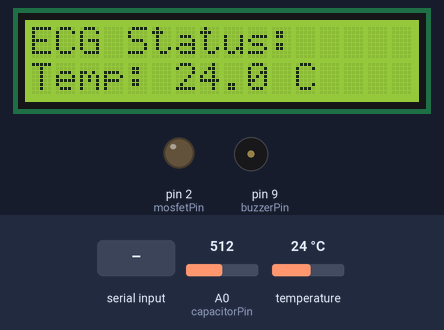
This sketch was run on a simulated Arduino Uno, built with avr-gcc and run on an emulated ATmega328P. On the bench: 16×2 character LCD, output pins drawn as LEDs (lit = HIGH), buzzer (waves = sounding, pin HIGH). The test bench sets the inputs (shaded band); at power-on: temperature 24 °C, A0 (capacitorPin) = 512. What the sketch prints to the serial monitor is not drawn.

Above: at 3.4 s.
3.5 s: "BPM\n" received over Serial
At 7.3 s:
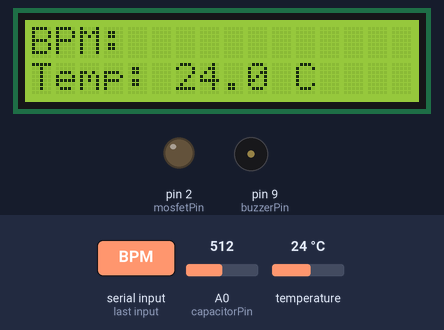
8.0 s: "CAPACITOR_CONTROL\n" received over Serial
At 11.0 s:
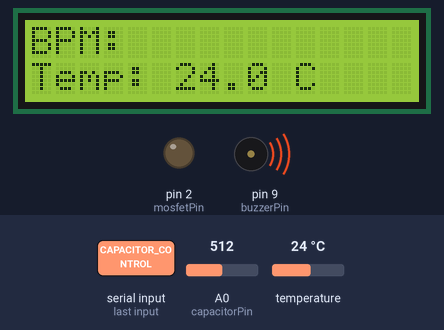
11.3 s: temperature set to 12 °C
At 16.9 s:
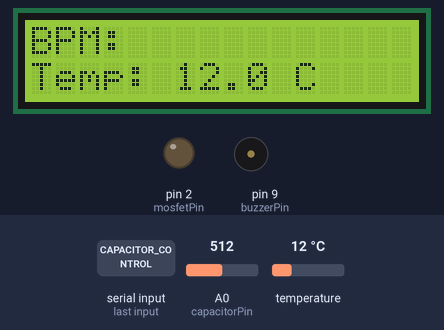
17.0 s: temperature set to 19 °C
At 18.8 s:
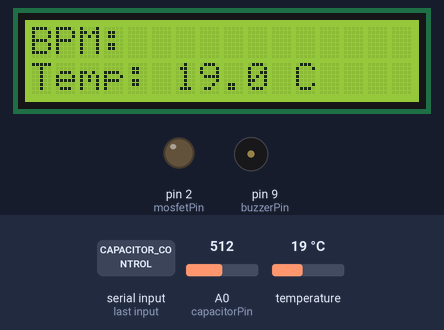
19.9 s: temperature set to 28 °C
At 21.4 s:
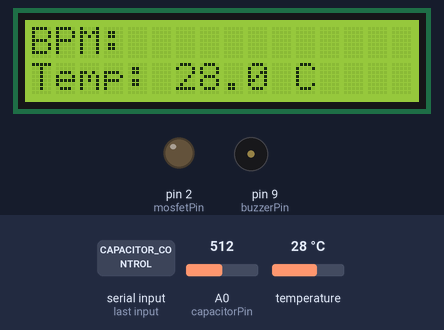
Timing chart, 0 to 22.9 s (numbered marks = the images above; inputs shaded):
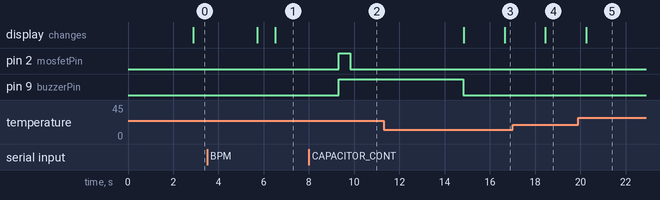

Measured:
- after the input at 3.5 s, the display: first changes after 2.2 s (image 1 shows a later state)
- after the input at 8.0 s, pin 2 (mosfetPin): LOW → HIGH after 1.3 s, → LOW 0.50 s later; pin 9 (buzzerPin): LOW → HIGH after 1.3 s
- after the input at 11.3 s, the display: first differs from a run without the input after 5.4 s (image 3)
- after the input at 17.0 s, the display: changes after 1.5 s (image 4)
- after the input at 19.9 s, the display: changes after 0.35 s (image 5)

The sketch:

Defibrillator_Arduino.ino
```cpp
#include <LiquidCrystal_I2C.h>    // Library for I2C LCD
#include <SoftwareSerial.h>       // Library for Bluetooth communication
#include <OneWire.h>
#include <DallasTemperature.h>

// Define pin connections
#define ONE_WIRE_BUS 3            // DS18B20 data pin connected to pin 3 on Arduino
const int capacitorPin = A0;      // Analog input pin for measuring capacitor voltage
const int mosfetPin = 2;          // Digital output pin for controlling MOSFET
const int buzzerPin = 9;          // Digital output pin for the buzzer
const int chargingTime = 500;     // Charging time in milliseconds
const int dischargingTime = 5000; // Discharging time in milliseconds

// Initialize LCD and Bluetooth module on pins 7 (TX) and 8 (RX)
LiquidCrystal_I2C lcd(0x27, 16, 2);  // Adjust address if needed
SoftwareSerial bluetooth(7, 8);      // Bluetooth TX on pin 7, RX on pin 8

// Initialize DS18B20 temperature sensor
OneWire oneWire(ONE_WIRE_BUS);
DallasTemperature sensors(&oneWire);

void setup() {
  // Set pin modes
  pinMode(mosfetPin, OUTPUT);
  pinMode(buzzerPin, OUTPUT);

  // Initialize serial and Bluetooth communications
  Serial.begin(9600);
  bluetooth.begin(9600);

  // Initialize LCD
  lcd.init();
  lcd.backlight();
  lcd.setCursor(0, 0);
  lcd.print("ECG Status:");
  delay(2000);

  // Start DS18B20 sensor
  sensors.begin();
}

void loop() {
  // Check temperature and display/send it
  sensors.requestTemperatures();
  float temperatureC = sensors.getTempCByIndex(0); // Get temperature in Celsius

  lcd.setCursor(0, 1);  // Second row for temperature display
  lcd.print("Temp: ");
  lcd.print(temperatureC, 1);
  lcd.print(" C  ");                              // Extra spaces clear remaining chars

  // Send temperature data via Bluetooth
  bluetooth.println("Temperature: " + String(temperatureC, 1) + " C");
  bluetooth.flush();  // Ensure data is sent out completely

  delay(1000);  // Wait a second before updating

  // Check for incoming serial data
  if (Serial.available() > 0) {
    String receivedData = Serial.readStringUntil('\n'); // Read data from serial
    Serial.println("Received Data: " + receivedData);   // Debugging statement

    if (receivedData.startsWith("BPM")) {
      // Display ECG details on the LCD
      lcd.clear();
      lcd.setCursor(0, 0);
      lcd.print("BPM: ");               // Display BPM on the first row
      lcd.print(receivedData.substring(4)); // Skip "BPM " prefix

      // Send diagnosis to mobile via Bluetooth
      bluetooth.print("Diagnosis: ");
      bluetooth.println(receivedData);
      bluetooth.flush();  // Ensure data is sent out completely
    }
    else if (receivedData.startsWith("CAPACITOR_CONTROL")) {
      // Trigger capacitor charging/discharging
      chargeAndDischargeCapacitor();
    }
  }
}

void chargeAndDischargeCapacitor() {
  // Activate the buzzer during discharge
  digitalWrite(buzzerPin, HIGH);

  // Charge the capacitor
  digitalWrite(mosfetPin, HIGH);  // Turn on MOSFET to start charging
  delay(chargingTime);            // Wait for the capacitor to charge

  // Measure and print the charging voltage
  int voltage = analogRead(capacitorPin);
  float voltageValue = (voltage / 1023.0) * 5.0;
  Serial.print("Charging Voltage: ");
  Serial.print(voltageValue, 2);
  Serial.println(" V");

  // Discharge the capacitor
  digitalWrite(mosfetPin, LOW);  // Turn off MOSFET to start discharging
  delay(dischargingTime);        // Wait for the capacitor to discharge
  digitalWrite(buzzerPin, LOW);  // Turn off the buzzer

  // Measure and print the discharging voltage
  voltage = analogRead(capacitorPin);
  voltageValue = (voltage / 1023.0) * 5.0;
  Serial.print("Discharging Voltage: ");
  Serial.print(voltageValue, 2);
  Serial.println(" V");

  // Display capacitor discharge notification on LCD
  lcd.setCursor(0, 1);           // Second row for capacitor status
  lcd.print("Shock Given       "); // Clear extra chars with spaces

  // Notify mobile that a shock is given
  bluetooth.println("Shock Given");
  bluetooth.flush();  // Ensure data is sent out completely
  delay(1000);  // Delay between cycles
}
```
